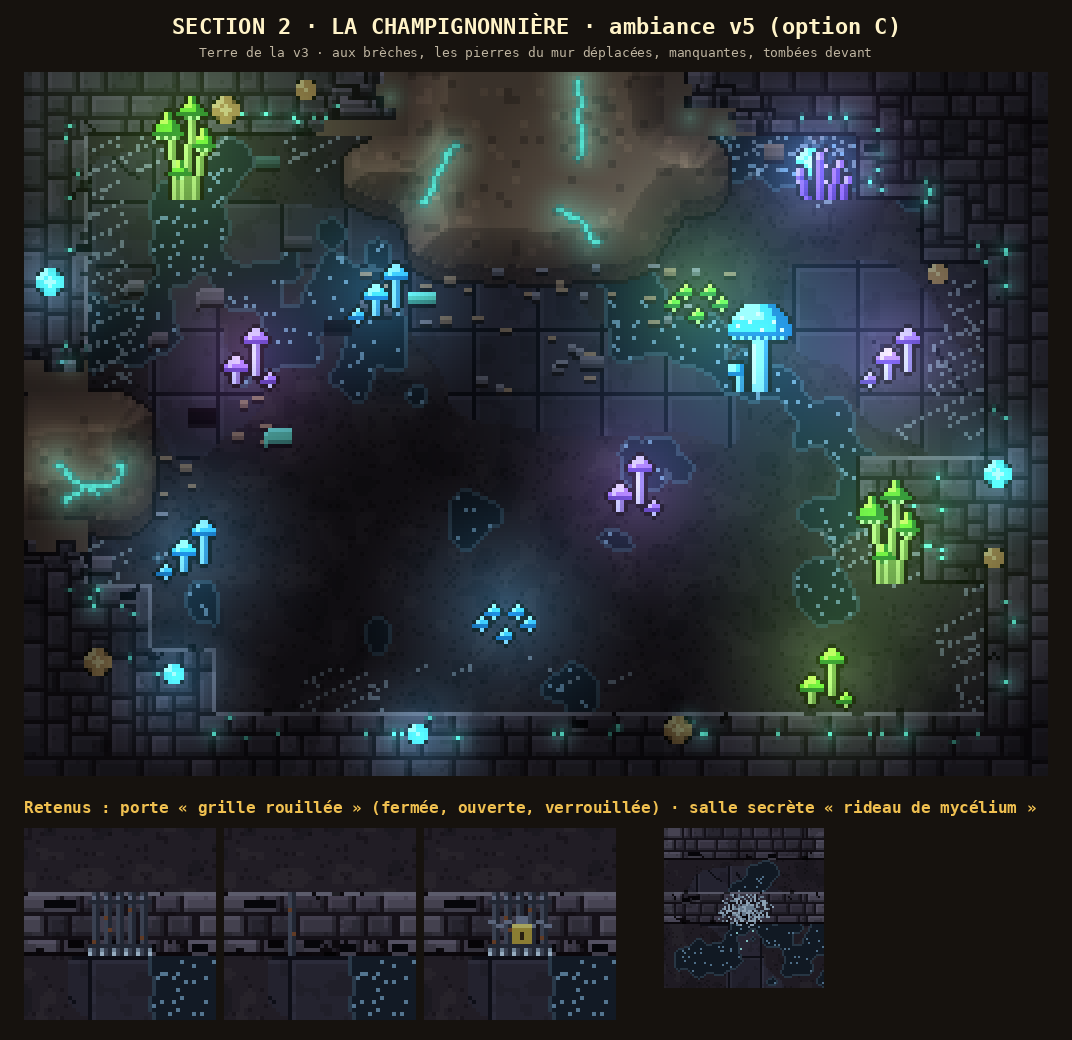

Recreate this plot in Python.
"""Section 2, la CHAMPIGNONNIÈRE : ambiance v5 (Thomas, 2026-11-14, sur la v4 : « grille rouillée » pour les portes ;
« j'aime le rideau de mycélium pour les salles secrètes » ; « la terre était mieux avant : réessaie juste ça et les
briques autour des éboulis » ; « il n'y a pas de bois pourri, juste des pierres déplacées aux endroits des éboulements
sur les murs »).

- La terre revient à celle de la v3 (sans les briques posées dessus).
- Aux brèches : les PIERRES DU MUR elles-mêmes sont déplacées (décalées, de travers), quelques-unes manquent et laissent
  voir la terre derrière, et quelques pierres du mur sont tombées juste devant. Mêmes couleurs que le mur, plus rien de brun.
- Le reste des murs garde l'usure de la v4. En bas : la porte (grille rouillée) et le rideau de mycélium retenus.

  python3 art/champi_v5.py   → art/champi_v5.png
"""
import os
import sys

import numpy as np
from PIL import Image, ImageDraw
from scipy import ndimage

sys.path.insert(0, os.path.dirname(os.path.abspath(__file__)))
import champi_v3 as V3  # noqa: E402
import champi_v4 as V4  # noqa: E402
from pix import font, hash2, outline_mask, up  # noqa: E402

T = 16
JOINT = np.array((22, 16, 20))
EARTH_BEHIND = np.array((112, 84, 70))


def displaced_stones(a, xs, ys, wallmask, mound):
    """Les pierres du mur près de la brèche : découpées en pierres de 5 × 3, chacune poussée de 1 à 2 pixels vers la
    brèche ou de travers ; joints élargis ; les plus proches manquent (la terre derrière) ; quelques-unes tombées devant."""
    rng = np.random.default_rng(51)
    H, W = a.shape[:2]
    E = np.zeros((H, W), bool)
    for (cx, cy) in V3.cells("E"):
        E[cy * T:(cy + 1) * T, cx * T:(cx + 1) * T] = True
    dE = ndimage.distance_transform_edt(~E)
    src = a.copy()
    zone = wallmask & (dE < 14)
    # Pierres : blocs décalés d'une rangée sur l'autre, comme un appareil de briques.
    by = (ys // 3).astype(int)
    bx = ((xs + (by % 2) * 2) // 5).astype(int)
    blocks = {}
    zy, zx = np.nonzero(zone)
    for y, x in zip(zy, zx):
        blocks.setdefault((by[y, x], bx[y, x]), []).append((y, x))
    # Le fond de la zone : joints sombres, terre visible dans les trous.
    a[zone] = JOINT
    fallen = []
    for key, pix in blocks.items():
        ys_, xs_ = np.array([p[0] for p in pix]), np.array([p[1] for p in pix])
        d = dE[ys_, xs_].mean()
        r = hash2(np.array(key[0]), np.array(key[1]), 52).item()
        if d < 4 + 4 * r:
            # Pierre partie : on voit la terre derrière ; elle est tombée un peu plus loin, devant le mur.
            a[ys_, xs_] = EARTH_BEHIND
            if r < 0.5:
                bright = src[ys_, xs_].sum(axis=1)
                fallen.append((int(xs_.mean()), int(ys_.mean()), src[ys_[np.argmax(bright)], xs_[np.argmax(bright)]] * 0.85))
            continue
        # Pierre déplacée : poussée de 0 à 2 pixels, d'autant plus qu'elle est près de la brèche.
        push = int(round((1 - d / 14) * 3 * (0.5 + r)))
        dx, dy = (push if r < 0.5 else -push), (1 if r > 0.75 and push else 0)
        for y, x in zip(ys_, xs_):
            ty, tx = y + dy, x + dx
            if 0 <= ty < H and 0 <= tx < W and zone[ty, tx]:
                a[ty, tx] = src[y, x]
        # Bord éclairé en haut de la pierre, ombre dessous : on sent qu'elle sort du rang.
        top = ys_ == ys_.min()
        for y, x in zip(ys_[top], xs_[top]):
            if 0 <= y + dy < H and 0 <= x + dx < W and zone[y + dy, x + dx]:
                a[y + dy, x + dx] = np.minimum(255, src[y, x] * 1.25)
    # Pierres tombées devant la brèche, sur le sol (pas sur le dessus de l'éboulis), de la couleur du mur.
    floor_ok = (~wallmask) & ~ndimage.binary_dilation(mound, iterations=2) & (dE < 30)
    fy, fx = np.nonzero(floor_ok)
    for k in range(min(len(fallen), 14)):
        i = rng.integers(0, len(fx))
        X, Y = int(fx[i]), int(fy[i])
        w, h = int(rng.integers(5, 8)), int(rng.integers(3, 5))
        col = fallen[k % len(fallen)][2]
        tilt = int(rng.integers(-1, 2))
        for j in range(h):
            for i2 in range(w):
                x, y = X + i2, Y + j + (tilt * i2) // w
                if 0 <= x < W and 0 <= y < H and not wallmask[y, x]:
                    a[y, x] = col * (1.25 if j == 0 else 0.7 if j == h - 1 else 1.0)
        for i2 in range(w):
            x, y = X + i2, Y + h + (tilt * i2) // w
            if 0 <= x < W and 0 <= y < H and not wallmask[y, x]:
                a[y, x] = JOINT


def main():
    V3.PRE_HOOK = lambda a, xs, ys, wm: V4.worn_walls(a, xs, ys, wm)
    V3.HOOK = displaced_stones
    V3.FALLEN_BRICKS = False
    S = 4
    r = up(V3.room(), S)
    pad = 24
    Wb = r.width + 2 * pad
    door = [V4.wall_vignette(V4.paste_cell(V4.door_grate(st)), ["...", "#D#", "..."]) for st in ("closed", "open", "locked")]
    camo = V4.wall_vignette(V4.camo_mycelium, ["#####", ".....", "##S##", ".....", "....."])
    Hb = 80 + r.height + 30 + 260
    sheet = Image.new("RGB", (Wb, Hb), (22, 18, 14))
    d = ImageDraw.Draw(sheet)
    d.text((Wb // 2, 26), "SECTION 2 · LA CHAMPIGNONNIÈRE · ambiance v5 (option C)", fill=(255, 243, 200), font=font(22), anchor="mm")
    d.text((Wb // 2, 52), "Terre de la v3 · aux brèches, les pierres du mur déplacées, manquantes, tombées devant",
           fill=(190, 180, 160), font=font(13, False), anchor="mm")
    sheet.paste(r, (pad, 72))
    y = 72 + r.height + 24
    d.text((pad, y), "Retenus : porte « grille rouillée » (fermée, ouverte, verrouillée) · salle secrète « rideau de mycélium »", fill=(240, 192, 80), font=font(16), anchor="lt")
    y += 28
    x = pad
    for v in door:
        im = up(V4.dark(v, 0.85), 4)
        sheet.paste(im, (x, y))
        x += im.width + 8
    im = up(V4.dark(camo, 0.8), 2)
    sheet.paste(im, (x + 40, y))
    out = os.path.join(os.path.dirname(os.path.abspath(__file__)), "champi_v5.png")
    sheet = sheet.crop((0, 0, Wb, y + max(3 * T * 4, 5 * T * 2) + 20))
    sheet.save(out)
    print("art/champi_v5.png", sheet.size)


if __name__ == "__main__":
    main()
